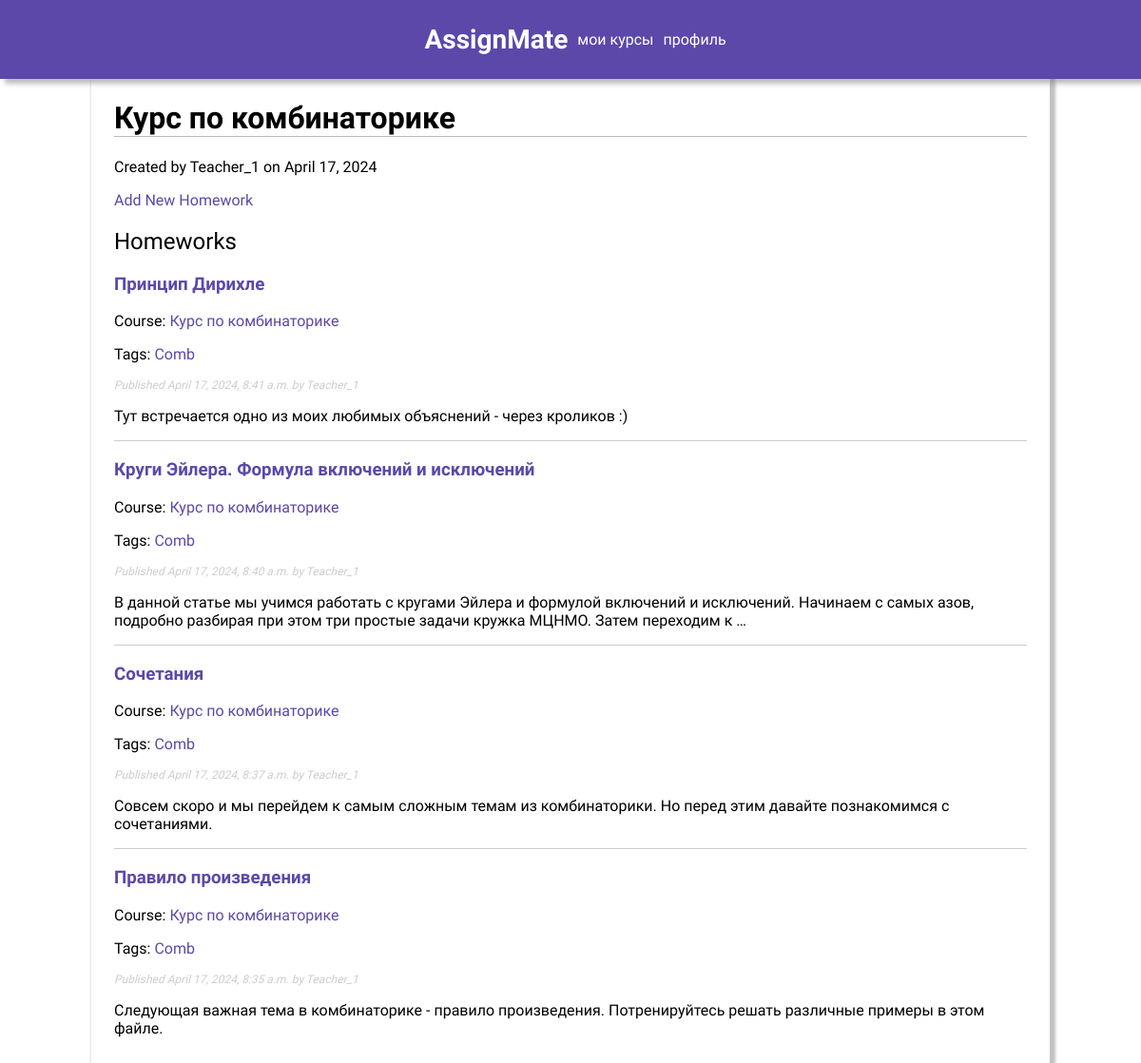
Page /courses/4/ (signed in) on the committed database.
### assign/models.py (models this page shows, shortened)
class Course(models.Model):
    class Status(models.TextChoices):
        DRAFT = 'DF', 'Draft'
        PUBLISHED = 'PB', 'Published'
    title = models.CharField(max_length=250)
    slug = models.SlugField(max_length=250,
                            unique_for_month="publish")
    creator = models.ForeignKey(
        User,
        on_delete=models.CASCADE,
        related_name='created_courses',  # Уникальное имя для обратной связи
        limit_choices_to={'profile__role': 'teacher'},
        null=True,
        blank=True
    )
    publish = models.DateTimeField(default=timezone.now)  # поле дата публикации
    status = models.CharField(max_length=2,
                              choices=Status.choices,
                              default=Status.DRAFT)
    class Meta:  # класс определяет метаданные модели.
        ordering = ['-publish']  # сортировка
        indexes = [
            models.Index(fields=['-publish']),  # индексация
        ]

class Homework(models.Model):
    class Status(models.TextChoices):
        DRAFT = 'DF', 'Draft'
        PUBLISHED = 'PB', 'Published'
    title = models.CharField(max_length=250)
    slug = models.SlugField(max_length=250,
                            unique_for_date='publish')
    author = models.ForeignKey(User,
                               on_delete=models.CASCADE,
                               limit_choices_to={'profile__role': 'teacher'},
                               related_name='assign_homeworks')
    course = models.ForeignKey(Course, on_delete=models.CASCADE, related_name='homeworks', null=True, blank=True)
    body = models.TextField()
    pdf = models.FileField(upload_to=upload_to, null=True, blank=True)
    publish = models.DateTimeField(default=timezone.now)  # поле дата публикации
    created = models.DateTimeField(auto_now_add=True)  # поле дата создания
    updated = models.DateTimeField(auto_now=True)  # поле дата изменения
    status = models.CharField(max_length=2,
                              choices=Status.choices,
                              default=Status.PUBLISHED)
    tags = TaggableManager()
    objects = models.Manager() # менеджер, применяемый по умолчанию
    published = PublishedManager() # конкретно-прикладной менеджер
    class Meta: #класс определяет метаданные модели.
        ordering = ['-publish'] #сортировка
        indexes = [
            models.Index(fields=['-publish']), #индексация
        ]
    def get_absolute_url(self):
        return reverse('assign:homework_detail',
                       args=[self.publish.year,
                             self.publish.month,
                             self.publish.day,
                             self.slug])

### assign/views.py (the view)
@login_required
def course_detail(request, pk):
    course = get_object_or_404(Course, pk=pk)  # использование pk как идентификатора для поиска курса
    if not (course.creator == request.user or Enrollment.objects.filter(course=course, student=request.user).exists()):
        raise Http404("You do not have permission to view this course.")
    homeworks = course.homeworks.all()
    return render(request, 'assign/course/detail.html', {'course': course, 'homeworks': homeworks})

### assign/templatetags/assign_tags.py (called while the page is built)
@register.filter(name='markdown')
def markdown_format(text):
    return mark_safe(markdown.markdown(text))

### templates/assign/course/detail.html (shortened to what this page needs)
{% extends "assign/base.html" %}
{% load assign_tags %}
{% block content %}
<h1>{{ course.title }}</h1>
<p>Created by {{ course.creator.username }} on {{ course.publish.date }}</p>
{% if request.user == course.creator %}
    <p><a href="{% url 'assign:add_homework' %}?course_id={{ course.pk }}">Add New Homework</a></p>
{% endif %}
{% if course.homeworks.exists %}
    <h2>Homeworks</h2>
    {% for homework in homeworks %}
        <div>
            <h3><a href="{{ homework.get_absolute_url }}">{{ homework.title }}</a></h3>
            <p>Course: <a href="{% url 'assign:course_detail' pk=course.pk %}">{{ course.title }}</a></p>
            <p class="tags">
                Tags:
                {% for tag in homework.tags.all %}
                    <a href="{% url 'assign:homework_list_by_tag' tag.slug %}">{{ tag.name }}</a>
                {% endfor %}
            </p>
            <p class="date">Published {{ homework.publish }} by {{ homework.author }}</p>
            {{ homework.body|markdown|truncatewords_html:30 }}
        </div>
    {% endfor %}
{% else %}
    <p>No homeworks available for this course.</p>
{% endif %}
{% endblock %}

### templates/assign/base.html (shortened to what this page needs)
{% load static %}
{% load assign_tags %}
<!DOCTYPE html>
<html>
  <head>
    <link href="{% static 'css/styles.css' %}" rel="stylesheet" />
  </head>
  <body>
    <header id="header">
      <nav>
        <h1 class="header_title">AssignMate</h1>
        {% if 'signup' not in request.path and 'login' not in request.path %}
          <span><a href="/">мои курсы</a></span>
          <span><a href="{% url 'users-profile' %}">профиль</a></span>
        {% endif %}
      </nav>
    </header>
    <div id="content">
      {% block content %}
      {% endblock %}
    </div>
  </body>
</html>

### assign/static/css/styles.css (style rules this page uses)
body { margin: 0; padding: 0; font-family: "Raleway"; }
a { color: #5B48A9; text-decoration: none; }
h1 { font-weight: bold; border-bottom: 1px solid #bbb; }
h2 { font-weight: normal; }
#header { position: fixed; top: 0; display: flex; width: 100%; height: 7%; background-color: #5B48A9; box-shadow: 5px 5px 5px#82828286; justify-content: center; }
.header_title { margin: 0; padding: 0; position: relative; font-family: "Baloo 2"; font-size: 1.75em; font-weight: bold; color: #fff; border-bottom: none; }
nav { padding-left: 20px; padding-right: 10px; display: flex; align-items: center; justify-content: flex-start; }
nav span { padding-left: 10px; }
nav span a { color: #fff; }
#content { padding: 2%; width: 80%; box-shadow: 3px 3px 3px 3px #8e8e8e8a; border-radius: 15px; margin: 5% auto; }
#content > div:not(:last-child) { border-bottom: 1px solid #ccc; }
p.date { color: #ccc; font-size: 12px; font-style: italic; }

### rows in the picture
Course: title "Курс по комбинаторике", creator.username "Teacher_1", publish "April 17, 2024"
Homework: title "Принцип Дирихле", publish "April 17, 2024, 8:41 a.m.", author "Teacher_1", body "Тут встречается одно из моих любимых объяснений - через кроликов :)"
Tag: name "Comb"
Homework: title "Круги Эйлера. Формула включений и исключений", publish "April 17, 2024, 8:40 a.m.", author "Teacher_1", body "В данной статье мы учимся работать с кругами Эйлера и формулой включений и исключений. Начинаем с самых азов, подробно разбирая при этом три простые задачи кружка МЦНМО. Затем переходим к …"
Homework: title "Сочетания", publish "April 17, 2024, 8:37 a.m.", author "Teacher_1", body "Совсем скоро и мы перейдем к самым сложным темам из комбинаторики. Но перед этим давайте познакомимся с сочетаниями."
Homework: title "Правило произведения", publish "April 17, 2024, 8:35 a.m.", author "Teacher_1", body "Следующая важная тема в комбинаторике - правило произведения. Потренируйтесь решать различные примеры в этом файле."
